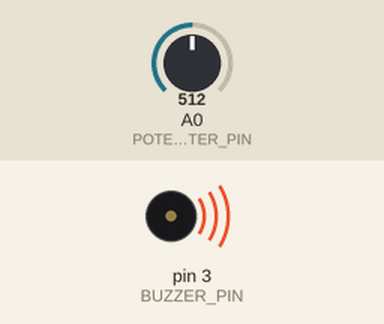
The sketch below on a simulated Arduino Uno, built with avr-gcc and run on an emulated ATmega328P. On the bench: buzzer (waves = sounding, pin HIGH). The inputs (shaded band) are chosen by the test bench; at power-on: A0 (POTENTIOMETER_PIN) = 512.

Above: at 1.2 s.
1.3 s: A0 (POTENTIOMETER_PIN) set to 499
At 2.3 s:
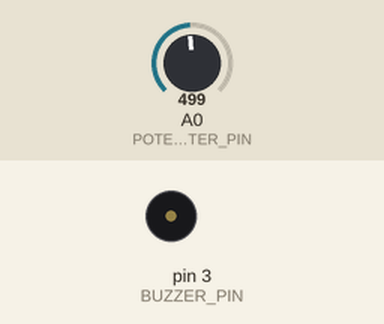
2.8 s: A0 (POTENTIOMETER_PIN) set to 716
At 3.5 s:
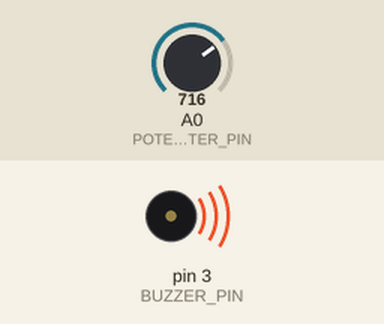
4.3 s: A0 (POTENTIOMETER_PIN) set to 511
At 4.6 s:
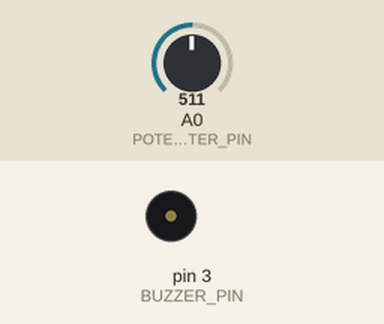
Timing chart, 0 to 7.3 s (numbered marks = the images above; inputs shaded):
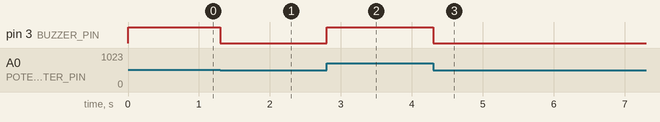

The sketch:

Potentiometer__PART3_.ino
```cpp
const int POTENTIOMETER_PIN   = A0; // Arduino pin connected to Potentiometer pin
const int BUZZER_PIN          = 3; // Arduino pin connected to Buzzer's pin
const float VOLTAGE_THRESHOLD = 2.5; // Voltages

void setup() {
  pinMode(BUZZER_PIN, OUTPUT); // set arduino pin to output mode
}

void loop() {
  int analogValue = analogRead(POTENTIOMETER_PIN);      // read the input on analog pin
  float voltage = floatMap(analogValue, 0, 1023, 0, 5); // Rescale to potentiometer's voltage

  if(voltage > VOLTAGE_THRESHOLD)
    digitalWrite(BUZZER_PIN, HIGH); // turn on Piezo Buzzer
  else
    digitalWrite(BUZZER_PIN, LOW);  // turn off Piezo Buzzer
}

float floatMap(float x, float in_min, float in_max, float out_min, float out_max) {
  return (x - in_min) * (out_max - out_min) / (in_max - in_min) + out_min;
}
```

Measured:
- the behaviour switches between 512 and 511 on A0 (POTENTIOMETER_PIN) (found by bisection; images 0 and 1)
- after the input at 1.3 s, pin 3 (BUZZER_PIN): HIGH → LOW at once
- after the input at 2.8 s, pin 3 (BUZZER_PIN): LOW → HIGH at once
- after the input at 4.3 s, pin 3 (BUZZER_PIN): HIGH → LOW at once
